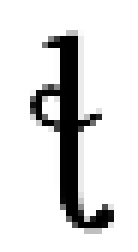
#> input picture ui/Img/00F266.bmp, 23 x 42 px, found by its file name (shown 6 times larger)
$ python ffff.py
#> lines starting #> are read from the running program, lines starting #| are printed output that depends on the picture
from  skimage import io
s = io.imread('..\\ui\\Img\\00F266.bmp')
#> s is the input picture: shape (42, 23); min 0, max 255, mean 219.2
io.imsave('1.png',s*255)
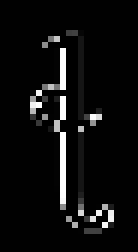
#> saved as 1.png: shape (42, 23) (shown 6 times larger); min 0, max 255, mean 14
